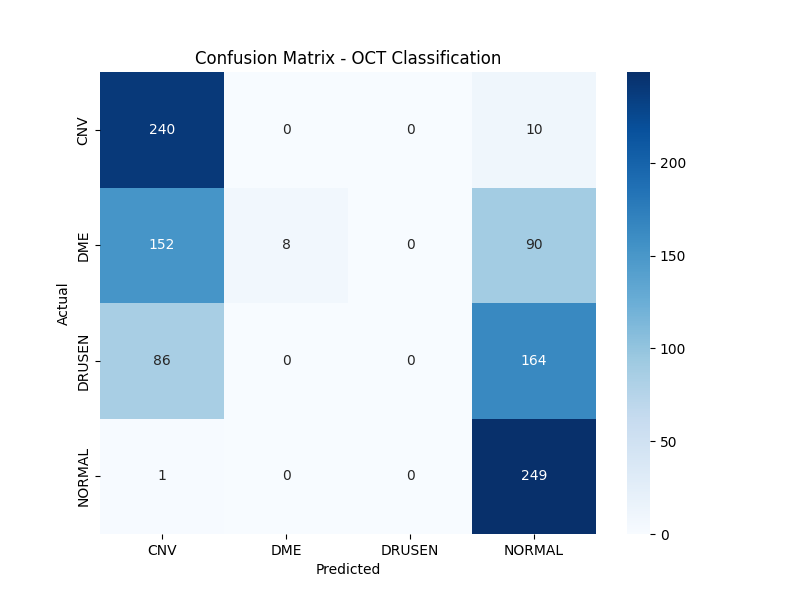
#> input picture models/confusion_matrix.png, 800 x 600 px
$ python -i preprocessing.py   (imports and definitions only)
#> lines starting #> are read from the running program, lines starting #| are printed output that depends on the picture
#> in preprocess_image, img is the input picture: shape (600, 800, 3); mean B, G, R 238.5, 228.1, 215.9
# src/preprocessing.py
import cv2
import numpy as np

def apply_clahe(image):
    """Apply Contrast Limited Adaptive Histogram Equalization"""
    if len(image.shape) == 3:
        lab = cv2.cvtColor(image, cv2.COLOR_RGB2LAB)
#> lab: shape (600, 800, 3); mean of channels 0, 1, 2 228.6, 127.5, 121.4
        l, a, b = cv2.split(lab)
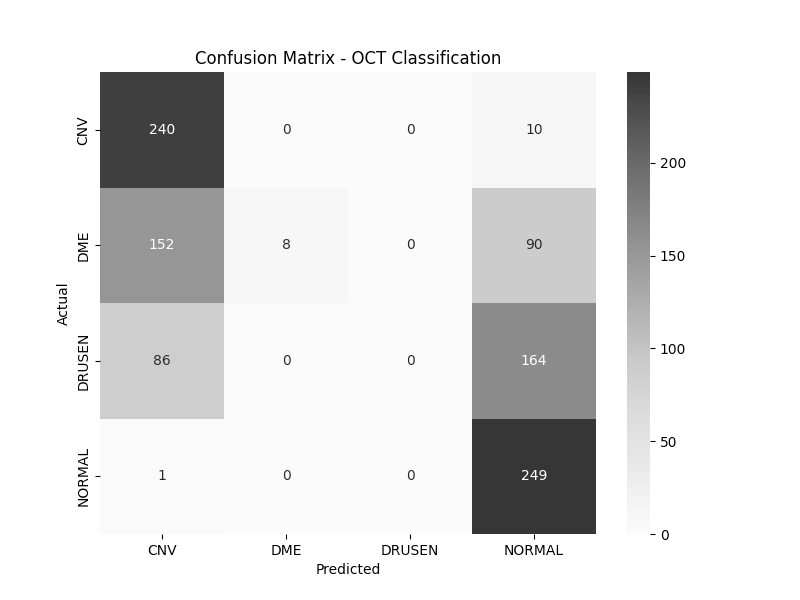
#> l: shape (600, 800); min 0, max 255, mean 228.6
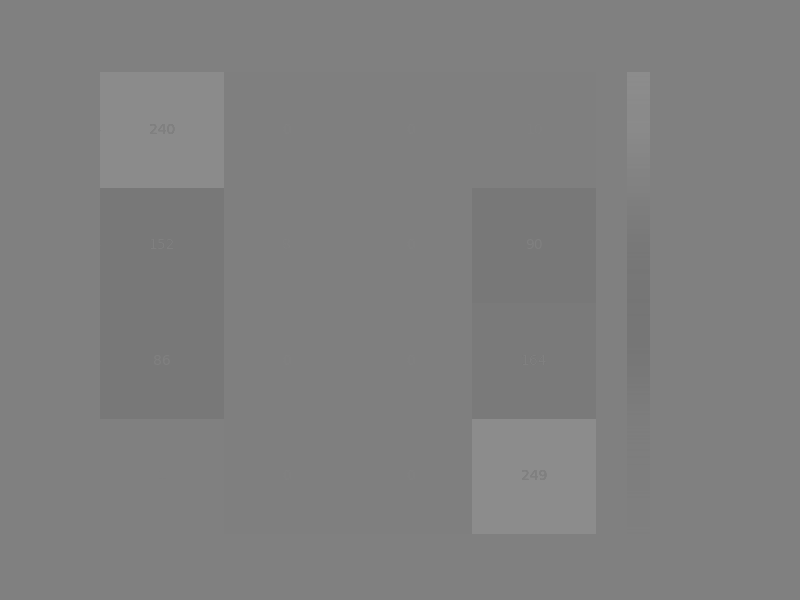
#> a: shape (600, 800); min 117, max 140, mean 127.5
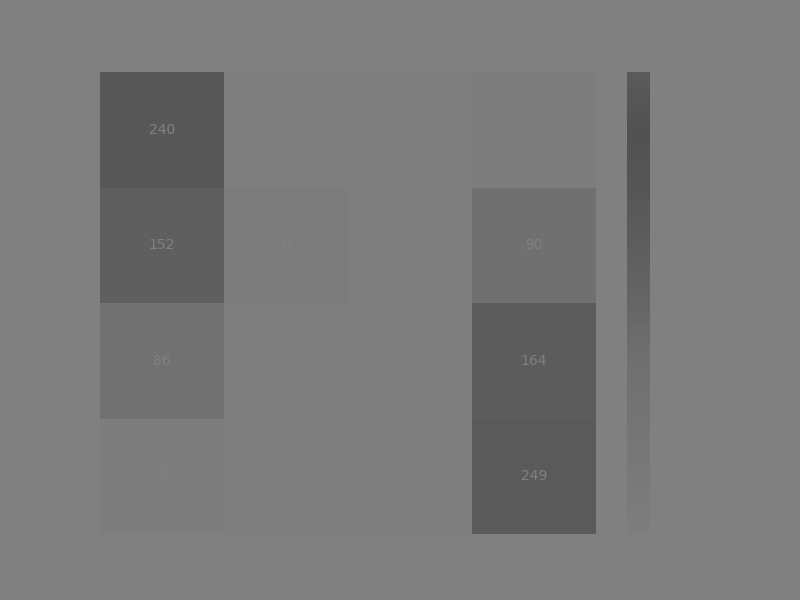
#> b: shape (600, 800); min 82, max 128, mean 121.4
        clahe = cv2.createCLAHE(clipLimit=2.0, tileGridSize=(8, 8))
        l = clahe.apply(l)
        lab = cv2.merge([l, a, b])
#> lab: shape (600, 800, 3); mean of channels 0, 1, 2 228.5, 127.5, 121.4
        return cv2.cvtColor(lab, cv2.COLOR_LAB2RGB)
    else:
        clahe = cv2.createCLAHE(clipLimit=2.0, tileGridSize=(8, 8))
        return clahe.apply(image)

def preprocess_image(image, target_size=(224, 224)):
    """Complete preprocessing pipeline"""
    if isinstance(image, str):
        img = cv2.imread(image)
        img = cv2.cvtColor(img, cv2.COLOR_BGR2RGB)
    else:
        img = image.copy()

    # Apply CLAHE
    img = apply_clahe(img)

    # Gaussian blur
    img = cv2.GaussianBlur(img, (3, 3), 0)

    # Resize
    img = cv2.resize(img, target_size)
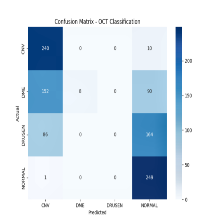
#> img: shape (224, 224, 3); mean R, G, B 215.4, 227.8, 238

    # Normalize to [0, 1]
    img = img.astype(np.float32) / 255.0

    # Standardize
    mean = np.array([0.485, 0.456, 0.406])
    std = np.array([0.229, 0.224, 0.225])
    img = (img - mean) / std
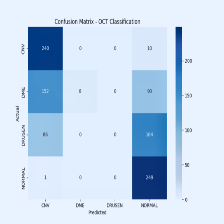
#> img: shape (224, 224, 3) float64; mean R, G, B 1.57, 1.95, 2.34; drawn with min black and max white

    return img

>>> result = preprocess_image('../models/confusion_matrix.png')
